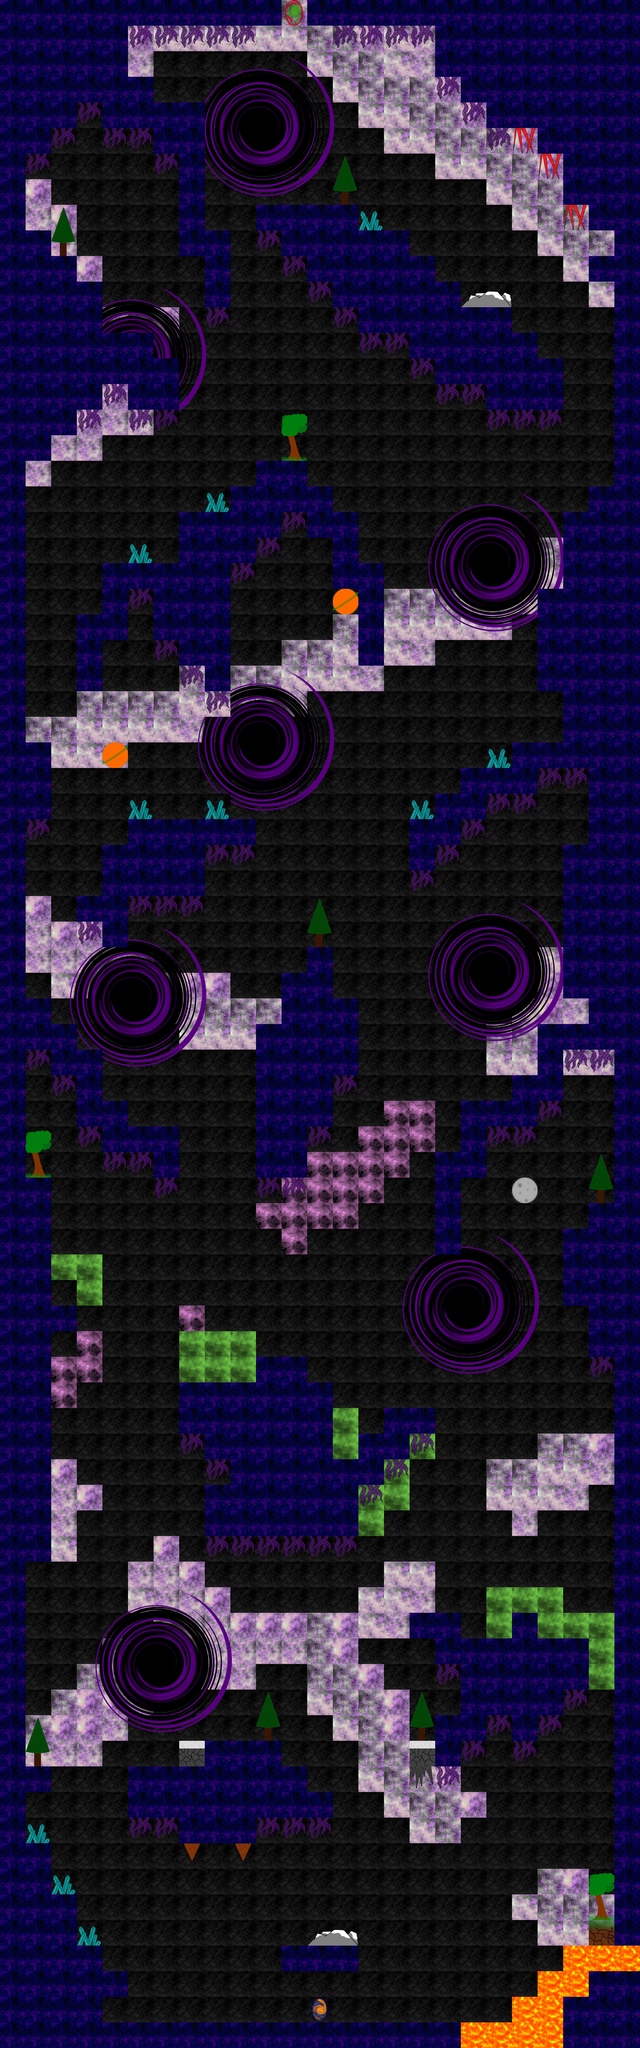

The image is a tile-based game level rendered from a .tmx file. Its description and source (layers, tilesets, objects; grid data summarised) follow:
An orthogonal 25x80 tile map with 128x128 px tiles, 2 tile layers (Background, Main), 3 tilesets and 206 objects.

<map version="1.0" orientation="orthogonal" renderorder="right-down" width="25" height="80" tilewidth="128" tileheight="128" nextobjectid="329">
 <tileset firstgid="1" name="GTile" tilewidth="128" tileheight="128" tilecount="64" columns="8">
  <image source="../GTileSheet.png" width="1024" height="1024" />
 </tileset>
 <tileset firstgid="65" name="BlackHole" tilewidth="128" tileheight="128" tilecount="64" columns="8">
  <image source="../Textures/BlackHole.png" width="1024" height="1024" />
 </tileset>
 <tileset firstgid="129" name="SpaceRip" tilewidth="128" tileheight="128" tilecount="4" columns="2">
  <image source="../Textures/SpaceTimeRip.png" width="256" height="256" />
 </tileset>
 <layer name="Background" width="25" height="80">
  <data>[2000 cells, 2000 non-empty, 7 distinct tile ids]</data>
 </layer>
 <layer name="Main" width="25" height="80">
  <data>[2000 cells, 1214 non-empty, 65 distinct tile ids]</data>
 </layer>
 <objectgroup name="Ground">
  <object id="2" x="0" y="0" width="128" height="10240" />
  <object id="3" x="128" y="0" width="1280" height="128" />
  <object id="5" x="1536" y="0" width="1664" height="128" />
  <object id="6" x="2176" y="128" width="1024" height="256" />
  <object id="7" x="2304" y="384" width="896" height="128" />
  <object id="8" x="2432" y="512" width="768" height="128" />
  <object id="10" x="2688" y="640" width="512" height="128" />
  <object id="11" x="2816" y="768" width="384" height="256" />
  <object id="13" x="2944" y="1024" width="256" height="128" />
  <object id="14" x="2944" y="1280" width="256" height="128" />
  <object id="15" x="3072" y="1152" width="128" height="128" />
  <object id="16" x="3072" y="1408" width="128" height="8832" />
  <object id="17" x="2944" y="2432" width="128" height="2816" />
  <object id="18" x="2816" y="4224" width="128" height="768" />
  <object id="19" x="2816" y="2560" width="128" height="1280" />
  <object id="20" x="2688" y="2944" width="128" height="512" />
  <object id="21" x="2560" y="3712" width="256" height="128" />
  <object id="22" x="2304" y="3840" width="384" height="128" />
  <object id="23" x="2176" y="3968" width="256" height="128" />
  <object id="24" x="2048" y="4096" width="256" height="128" />
  <object id="25" x="2048" y="4224" width="128" height="128" />
  <object id="26" x="2688" y="5120" width="256" height="128" />
  <object id="27" x="2688" y="5248" width="128" height="256" />
  <object id="28" x="2560" y="5376" width="128" height="256" />
  <object id="29" x="2432" y="5504" width="128" height="128" />
  <object id="30" x="2944" y="6016" width="128" height="768" />
  <object id="31" x="2816" y="6144" width="128" height="384" />
  <object id="32" x="2944" y="9856" width="128" height="384" />
  <object id="33" x="2816" y="9984" width="128" height="256" />
  <object id="34" x="128" y="10112" width="2176" height="128" />
  <object id="35" x="128" y="9216" width="128" height="896" />
  <object id="36" x="256" y="9472" width="128" height="640" />
  <object id="37" x="384" y="9728" width="128" height="384" />
  <object id="38" x="512" y="9856" width="128" height="128" />
  <object id="39" x="128" y="8832" width="128" height="128" />
  <object id="40" x="640" y="8832" width="384" height="256" />
  <object id="42" x="1152" y="8960" width="512" height="128" />
  <object id="44" x="2048" y="8064" width="256" height="128" />
  <object id="45" x="2176" y="8192" width="768" height="128" />
  <object id="46" x="2560" y="8064" width="128" height="128" />
  <object id="47" x="2304" y="8320" width="512" height="256" />
  <object id="48" x="2816" y="8320" width="128" height="128" />
  <object id="49" x="2176" y="8576" width="256" height="128" />
  <object id="50" x="2176" y="8704" width="128" height="128" />
  <object id="51" x="2560" y="8576" width="128" height="128" />
  <object id="52" x="2944" y="9600" width="128" height="128" />
  <object id="53" x="1024" y="7424" width="768" height="256" />
  <object id="54" x="896" y="6912" width="768" height="256" />
  <object id="55" x="1280" y="6784" width="256" height="128" />
  <object id="57" x="1024" y="7168" width="640" height="128" />
  <object id="58" x="1152" y="7296" width="768" height="128" />
  <object id="59" x="1792" y="7168" width="256" height="128" />
  <object id="60" x="1920" y="7040" width="256" height="128" />
  <object id="61" x="1280" y="5120" width="256" height="768" />
  <object id="62" x="1408" y="4864" width="256" height="256" />
  <object id="63" x="1536" y="5120" width="128" height="384" />
  <object id="64" x="1536" y="5504" width="128" height="128" />
  <object id="65" x="1664" y="4992" width="128" height="384" />
  <object id="66" x="1536" y="4736" width="128" height="128" />
  <object id="67" x="128" y="4992" width="128" height="256" />
  <object id="68" x="256" y="5120" width="128" height="256" />
  <object id="69" x="384" y="5248" width="128" height="384" />
  <object id="70" x="512" y="5504" width="128" height="256" />
  <object id="71" x="640" y="5632" width="256" height="128" />
  <object id="72" x="768" y="5760" width="128" height="128" />
  <object id="73" x="128" y="5888" width="128" height="1920" />
  <object id="74" x="256" y="6528" width="128" height="128" />
  <object id="75" x="2048" y="8704" width="128" height="128" />
  <object id="76" x="640" y="4096" width="640" height="128" />
  <object id="77" x="512" y="4224" width="512" height="256" />
  <object id="78" x="512" y="4480" width="128" height="128" />
  <object id="79" x="384" y="4480" width="128" height="128" />
  <object id="80" x="512" y="4608" width="128" height="128" />
  <object id="81" x="128" y="3712" width="128" height="384" />
  <object id="82" x="640" y="2816" width="512" height="128" />
  <object id="83" x="768" y="2944" width="384" height="256" />
  <object id="84" x="1024" y="3200" width="128" height="128" />
  <object id="85" x="1024" y="3328" width="128" height="128" />
  <object id="86" x="896" y="3200" width="128" height="128" />
  <object id="87" x="896" y="2560" width="384" height="256" />
  <object id="88" x="1280" y="2432" width="256" height="128" />
  <object id="89" x="1280" y="2560" width="128" height="128" />
  <object id="90" x="1152" y="2432" width="128" height="128" />
  <object id="91" x="1280" y="2304" width="256" height="128" />
  <object id="92" x="128" y="1152" width="128" height="1152" />
  <object id="93" x="256" y="1280" width="128" height="896" />
  <object id="94" x="384" y="1408" width="128" height="640" />
  <object id="95" x="512" y="1664" width="256" height="256" />
  <object id="96" x="768" y="1792" width="128" height="256" />
  <object id="97" x="640" y="1920" width="128" height="128" />
  <object id="98" x="128" y="128" width="128" height="640" />
  <object id="99" x="256" y="128" width="128" height="512" />
  <object id="100" x="384" y="256" width="256" height="256" />
  <object id="101" x="384" y="128" width="256" height="128" />
  <object id="102" x="640" y="384" width="128" height="256" />
  <object id="103" x="512" y="512" width="128" height="128" />
  <object id="104" x="768" y="512" width="256" height="256" />
  <object id="105" x="1536" y="1024" width="256" height="384" />
  <object id="106" x="1408" y="1152" width="128" height="128" />
  <object id="107" x="1792" y="1152" width="256" height="512" />
  <object id="108" x="1664" y="1408" width="128" height="128" />
  <object id="109" x="2048" y="1280" width="128" height="512" />
  <object id="110" x="2176" y="1408" width="128" height="512" />
  </objectgroup>
 <objectgroup name="Spikes">
  <!-- 80 objects omitted --></objectgroup>
 <objectgroup name="EnterPortal">
  <!-- 1 objects omitted --></objectgroup>
 <objectgroup name="ExitPortal">
  <!-- 1 objects omitted --></objectgroup>
</map>
<!-- 103 of 206 objects omitted -->
